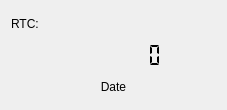
<?xml version="1.0" encoding="UTF-8"?>
<ui version="4.0">
 <class>ClockView</class>
 <widget class="QWidget" name="ClockView">
  <property name="geometry">
   <rect>
    <x>0</x>
    <y>0</y>
    <width>227</width>
    <height>110</height>
   </rect>
  </property>
  <property name="windowTitle">
   <string>Form</string>
  </property>
  <layout class="QVBoxLayout" name="verticalLayout">
   <item>
    <widget class="QLabel" name="label">
     <property name="text">
      <string>RTC:</string>
     </property>
    </widget>
   </item>
   <item>
    <widget class="QLCDNumber" name="timeLcd">
     <property name="inputMethodHints">
      <set>Qt::InputMethodHint::ImhNone</set>
     </property>
     <property name="frameShape">
      <enum>QFrame::Shape::NoFrame</enum>
     </property>
     <property name="frameShadow">
      <enum>QFrame::Shadow::Plain</enum>
     </property>
     <property name="smallDecimalPoint">
      <bool>false</bool>
     </property>
     <property name="digitCount">
      <number>8</number>
     </property>
     <property name="mode">
      <enum>QLCDNumber::Mode::Dec</enum>
     </property>
     <property name="segmentStyle">
      <enum>QLCDNumber::SegmentStyle::Flat</enum>
     </property>
     <property name="value" stdset="0">
      <double>0.000000000000000</double>
     </property>
    </widget>
   </item>
   <item>
    <widget class="QLabel" name="dateLabel">
     <property name="sizePolicy">
      <sizepolicy hsizetype="Preferred" vsizetype="Preferred">
       <horstretch>0</horstretch>
       <verstretch>0</verstretch>
      </sizepolicy>
     </property>
     <property name="sizeIncrement">
      <size>
       <width>0</width>
       <height>0</height>
      </size>
     </property>
     <property name="text">
      <string>Date</string>
     </property>
     <property name="alignment">
      <set>Qt::AlignmentFlag::AlignCenter</set>
     </property>
    </widget>
   </item>
  </layout>
 </widget>
 <resources/>
 <connections/>
</ui>
